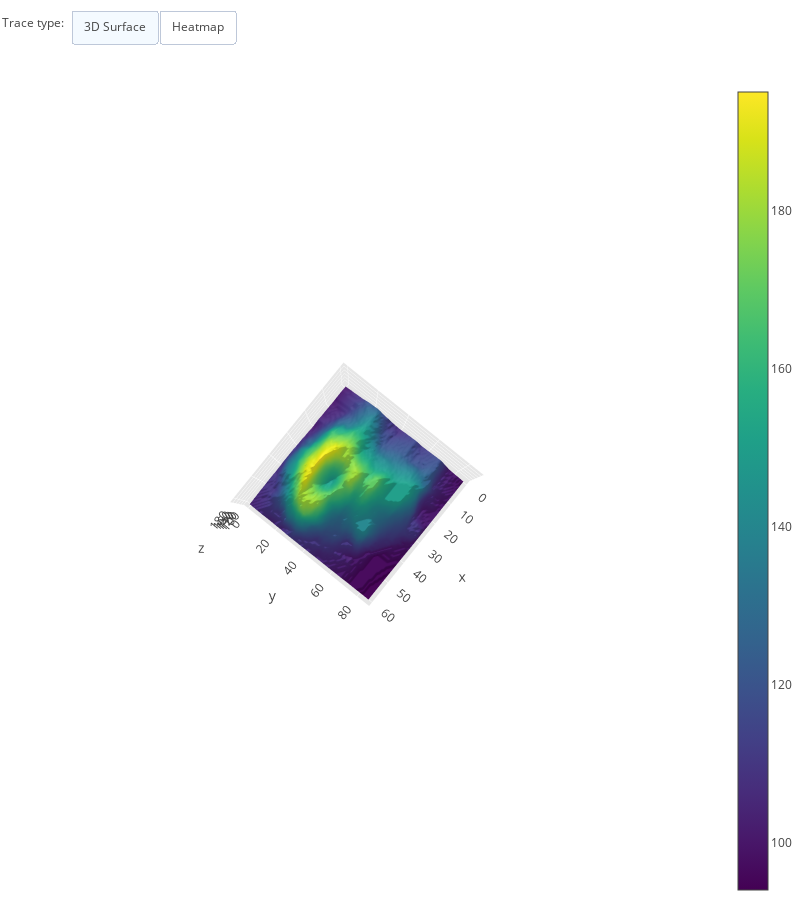

This figure's notebook cell:
### Code cell
df = pd.read_csv('https://raw.githubusercontent.com/plotly/datasets/master/volcano.csv')

data = [go.Surface(z=df.values.tolist(), colorscale='Viridis')]

layout = go.Layout(
    width=800,
    height=900,
    autosize=False,
    margin=dict(t=0, b=0, l=0, r=0),
    scene=dict(
        xaxis=dict(
            gridcolor='rgb(255, 255, 255)',
            zerolinecolor='rgb(255, 255, 255)',
            showbackground=True,
            backgroundcolor='rgb(230, 230,230)'
        ),
        yaxis=dict(
            gridcolor='rgb(255, 255, 255)',
            zerolinecolor='rgb(255, 255, 255)',
            showbackground=True,
            backgroundcolor='rgb(230, 230, 230)'
        ),
        zaxis=dict(
            gridcolor='rgb(255, 255, 255)',
            zerolinecolor='rgb(255, 255, 255)',
            showbackground=True,
            backgroundcolor='rgb(230, 230,230)'
        ),
        aspectratio = dict(x=1, y=1, z=0.7),
        aspectmode = 'manual'
    )
)

updatemenus=list([
    dict(
        buttons=list([   
            dict(
                args=['type', 'surface'],
                label='3D Surface',
                method='restyle'
            ),
            dict(
                args=['type', 'heatmap'],
                label='Heatmap',
                method='restyle'
            )             
        ]),
        direction = 'left',
        pad = {'r': 10, 't': 10},
        showactive = True,
        type = 'buttons',
        x = 0.1,
        xanchor = 'left',
        y = 1.1,
        yanchor = 'top' 
    ),
])

annotations = list([
    dict(text='Trace type:', x=0, y=1.085, yref='paper', align='left', showarrow=False)
])
layout['updatemenus'] = updatemenus
layout['annotations'] = annotations

fig = dict(data=data, layout=layout)
iplot(fig)

### Figure 1 — Plotly figure (JSON) as saved in the notebook; plotly's stock layout.template omitted (floating-point values rounded to 4 significant figures; data arrays with more than 128 entries replaced by an {"elided": "..."} marker saying what was removed)
{"data": [{"colorscale": "Viridis", "type": "surface", "uid": "151e141a-83f6-4f33-ab8c-a3e521c6f148", "z": {"elided": "87x61 int values"}}], "layout": {"annotations": [{"align": "left", "showarrow": false, "text": "Trace type:", "x": 0, "y": 1.085, "yref": "paper"}], "autosize": false, "height": 900, "margin": {"b": 0, "l": 0, "r": 0, "t": 0}, "scene": {"aspectmode": "manual", "aspectratio": {"x": 1, "y": 1, "z": 0.7}, "camera": {"center": {"x": 0, "y": 0, "z": 0}, "eye": {"x": 0.1768, "y": 0.1426, "z": 5.823}, "projection": {"type": "perspective"}, "up": {"x": 0, "y": 0, "z": 1}}, "xaxis": {"backgroundcolor": "rgb(230, 230,230)", "gridcolor": "rgb(255, 255, 255)", "showbackground": true, "zerolinecolor": "rgb(255, 255, 255)"}, "yaxis": {"backgroundcolor": "rgb(230, 230, 230)", "gridcolor": "rgb(255, 255, 255)", "showbackground": true, "zerolinecolor": "rgb(255, 255, 255)"}, "zaxis": {"backgroundcolor": "rgb(230, 230,230)", "gridcolor": "rgb(255, 255, 255)", "showbackground": true, "zerolinecolor": "rgb(255, 255, 255)"}}, "updatemenus": [{"active": 0, "buttons": [{"args": ["type", "surface"], "label": "3D Surface", "method": "restyle"}, {"args": ["type", "heatmap"], "label": "Heatmap", "method": "restyle"}], "direction": "left", "pad": {"r": 10, "t": 10}, "showactive": true, "type": "buttons", "x": 0.1, "xanchor": "left", "y": 1.1, "yanchor": "top"}], "width": 800, "xaxis": {"autorange": true, "range": [-3.269, 60.5]}, "yaxis": {"autorange": true, "range": [-0.5, 86.5]}}}
